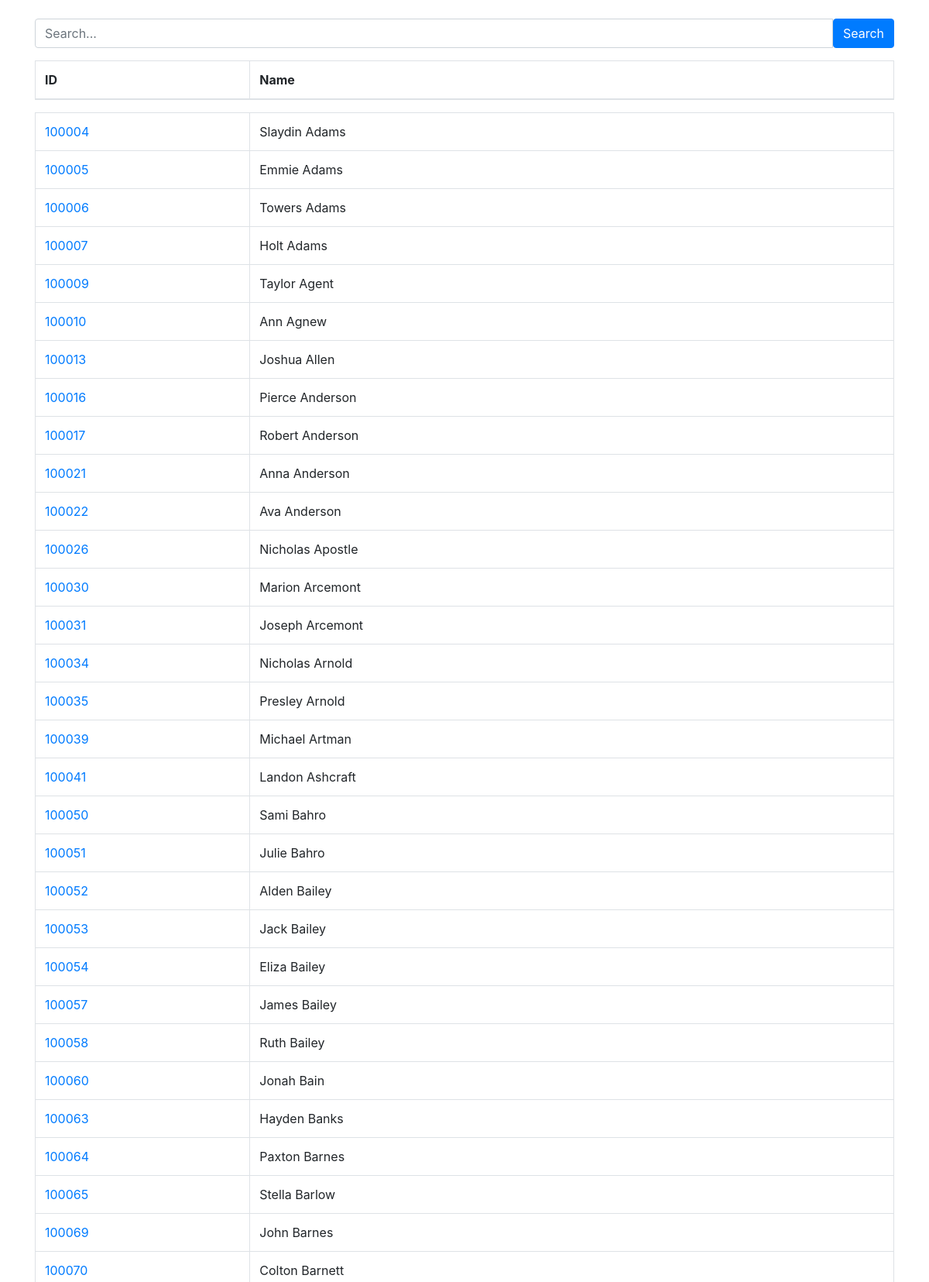
/historical (upper part), run on the app's committed database.
### app.py (models this page shows)
class Students(db.Model):
    studentID = db.Column(db.Integer, primary_key=True)
    firstname = db.Column(db.String(120), nullable=False)
    lastname = db.Column(db.String(120), nullable=False)
    email = db.Column(db.String(120), unique=True, nullable=False)
    borrowings = db.relationship('Borrower', backref='student', lazy=True)
    card = db.relationship('Card', backref='student', lazy=True)
    print = db.relationship('Print', backref='student', lazy=True)

### app.py (the view)
@app.route('/historical', methods=['GET', 'POST'])
def historical():
    if request.method == 'POST':
        search = request.form.get('search')
        students = Students.query.filter(Students.lastname.ilike(f"%{search}%")).all()
        return render_template('history.html', students=students)
    else:
        students = Students.query.all()  # Fetch all Students records
        return render_template('history.html', active_page='Students', students=students)

### templates/history.html (shortened to what this page needs)
<!DOCTYPE html>
<html lang="en">
<head>
    <link rel="stylesheet" href="https://cdn.jsdelivr.net/npm/bootstrap@4.0.0/dist/css/bootstrap.min.css">
    <link rel="stylesheet" href="{{ url_for('static', filename='styles.css') }}">
</head>
<body>
    <div class="container mt-4">
        <form class="mb-3" method="POST">
            <div class="input-group">
                <input type="text" class="form-control" name="search" placeholder="Search...">
                <button class="btn btn-primary" type="submit">Search</button>
            </div>
        </form>
        <div class="table-container">
            <table class="table table-bordered">
                <thead>
                    <tr>
                        <th class="w-25">ID</th>
                        <th class="w-75">Name</th>
                    </tr>
                </thead>
            </table>
            <div class="table-body-container">
                <table class="table table-bordered table-scrollable">
                    <tbody>
                        {% for student in students %}
                        <tr>
                            <td class="w-25"><a href="/student/{{ student.studentID}}"> {{ student.studentID }}</a></td>
                            <td class="w-75">{{ student.firstname }} {{ student.lastname }}</td>
                        </tr>
                        {% endfor %}
                    </tbody>
                </table>
            </div>
        </div>
    </div>
</body>
</html>

### data on the page
Students: studentID "100004", firstname "Slaydin", lastname "Adams"
Students: studentID "100005", firstname "Emmie", lastname "Adams"
Students: studentID "100006", firstname "Towers", lastname "Adams"
Students: studentID "100007", firstname "Holt", lastname "Adams"
Students: studentID "100009", firstname "Taylor", lastname "Agent"
Students: studentID "100010", firstname "Ann", lastname "Agnew"
Students: studentID "100013", firstname "Joshua", lastname "Allen"
Students: studentID "100016", firstname "Pierce", lastname "Anderson"
Students: studentID "100017", firstname "Robert", lastname "Anderson"
Students: studentID "100021", firstname "Anna", lastname "Anderson"
Students: studentID "100022", firstname "Ava", lastname "Anderson"
Students: studentID "100026", firstname "Nicholas", lastname "Apostle"
Students: studentID "100030", firstname "Marion", lastname "Arcemont"
Students: studentID "100031", firstname "Joseph", lastname "Arcemont"
Students: studentID "100034", firstname "Nicholas", lastname "Arnold"
Students: studentID "100035", firstname "Presley", lastname "Arnold"
Students: studentID "100039", firstname "Michael", lastname "Artman"
Students: studentID "100041", firstname "Landon", lastname "Ashcraft"
Students: studentID "100050", firstname "Sami", lastname "Bahro"
Students: studentID "100051", firstname "Julie", lastname "Bahro"
Students: studentID "100052", firstname "Alden", lastname "Bailey"
Students: studentID "100053", firstname "Jack", lastname "Bailey"
Students: studentID "100054", firstname "Eliza", lastname "Bailey"
Students: studentID "100057", firstname "James", lastname "Bailey"
Students: studentID "100058", firstname "Ruth", lastname "Bailey"
Students: studentID "100060", firstname "Jonah", lastname "Bain"
Students: studentID "100063", firstname "Hayden", lastname "Banks"
Students: studentID "100064", firstname "Paxton", lastname "Barnes"
Students: studentID "100065", firstname "Stella", lastname "Barlow"
Students: studentID "100069", firstname "John", lastname "Barnes"
Students: studentID "100070", firstname "Colton", lastname "Barnett"
